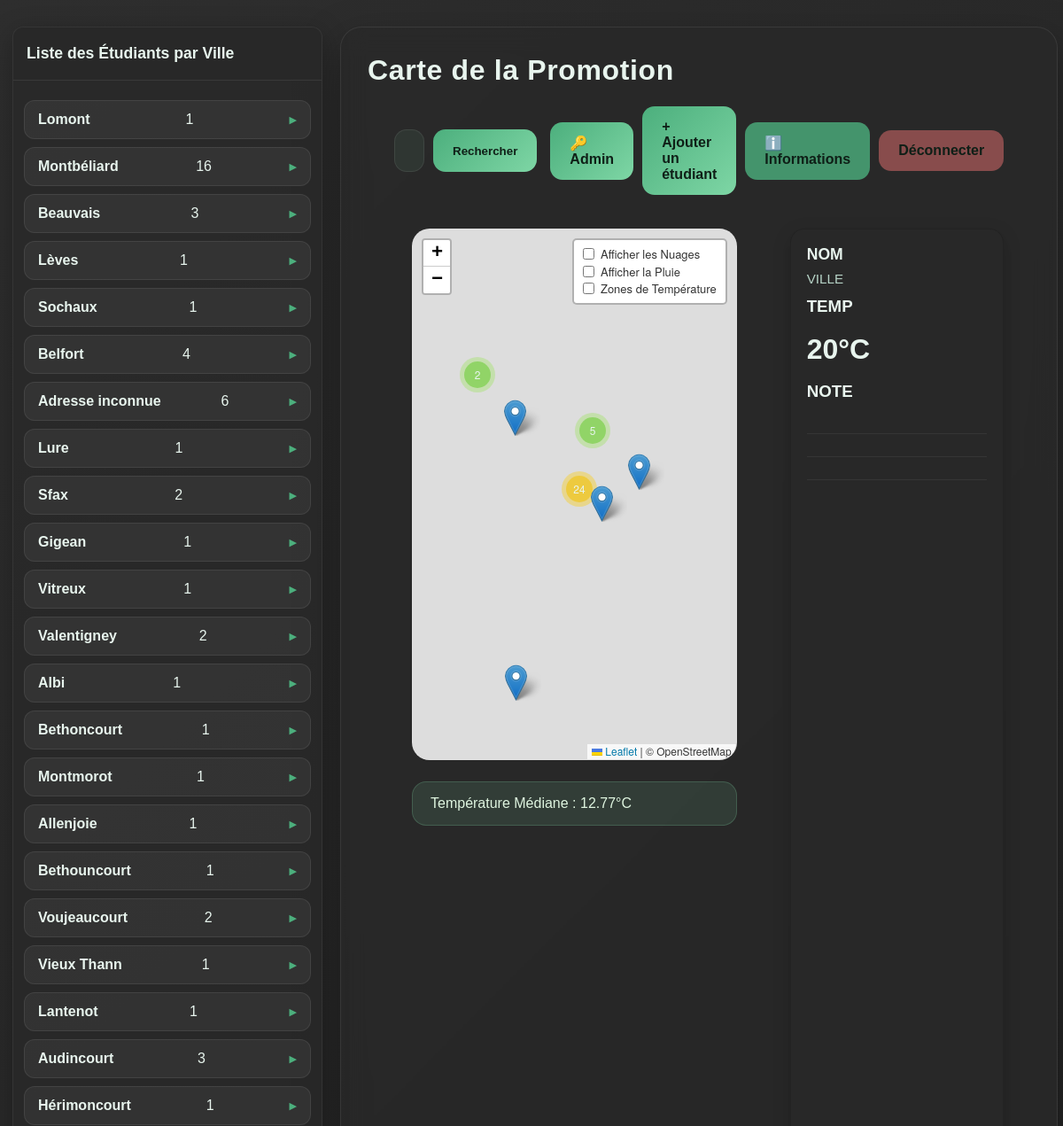
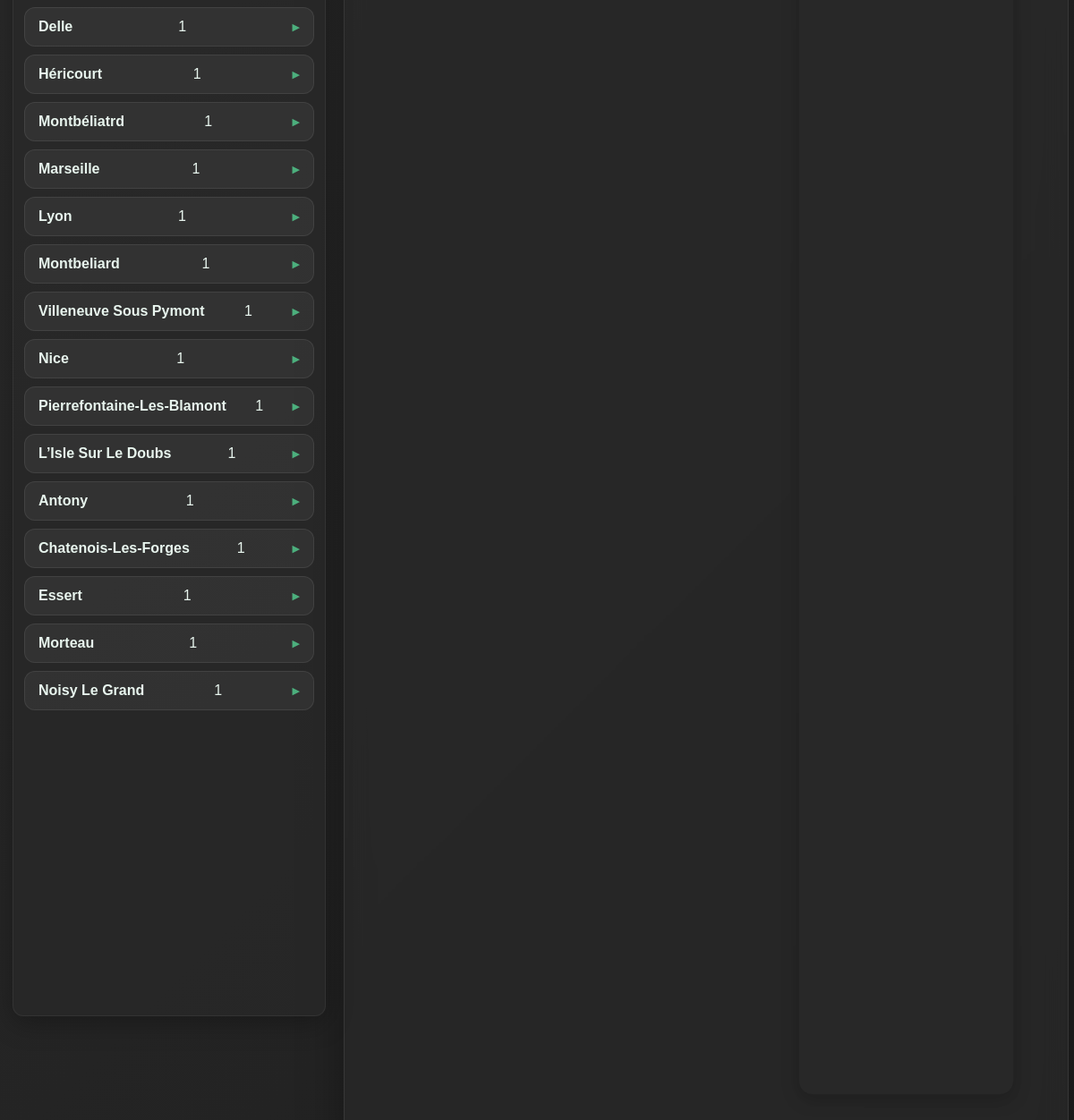
/map (signed in), run on the app's committed database (2 pictures, top to bottom).
### tables this page shows
CREATE TABLE residences (
        id INTEGER PRIMARY KEY AUTOINCREMENT,
        etudiant_id INTEGER,
        ville TEXT NOT NULL,
        adresse TEXT,
        type TEXT,
        date_debut TEXT,
        date_fin TEXT,
        lat REAL,
        lon REAL,
        FOREIGN KEY (etudiant_id) REFERENCES etudiants(id)
    );

### app.py (the view)
@app.route('/map')
def index():
    if not session.get('user_id'):
        return redirect(url_for('home'))
    conn = get_db_connection()
    query = '''
        SELECT e.id as et_id, e.nom, e.prenom,
               r.id as res_id, r.ville, r.adresse, r.lat, r.lon, r.type,
               m.temp, m.description
        FROM etudiants e
        JOIN residences r ON e.id = r.etudiant_id
        LEFT JOIN releves_meteo m
          ON m.id = (
              SELECT id
              FROM releves_meteo
              WHERE residence_id = r.id
              ORDER BY date_releve DESC
              LIMIT 1
          )
        ORDER BY e.nom ASC, r.type DESC
    '''
    rows = conn.execute(query).fetchall()
    releves = []
    points_gps = []
    temps_liste = []
    grouped_addresses = {}
    grouped_cities = {}
    for row in rows:
        releves.append(row)
        if row['temp'] is not None:
            temps_liste.append(row['temp'])
        type_clean = str(row['type']).lower().strip()
        student_key = f"{row['prenom']} {row['nom']}"
        icone = "🏠" if type_clean == "principale" else "🏢"
        student_info = f"{icone} {student_key} ({type_clean}) - {row['temp'] or '--'}°C"
        raw_city = (row['ville'] or '').strip()
        city_key = raw_city.lower() if raw_city else 'adresse inconnue'
        city_display = raw_city.title() if raw_city else 'Adresse inconnue'
        if city_key not in grouped_cities:
            grouped_cities[city_key] = {
                'ville': city_display,
                'students': {}
            }
        grouped_cities[city_key]['students'][student_key] = {
            'info': student_info,
            'et_id': row['et_id'],
            'adresse': row['adresse'] or ''
        }
        if row['lat'] and row['lon']:
            adresse_propre = row['adresse'].strip() if row['adresse'] and str(row['adresse']).strip() else None
            if adresse_propre:
                key = (row['lat'], row['lon'], adresse_propre)
                address_label = adresse_propre
            else:
                key = (row['lat'], row['lon'], f"{city_display} - résidence {row['res_id']}")
                address_label = f"{city_display} (adresse inconnue #{row['res_id']})"
            popup_student = f"{icone} {student_key} ({type_clean}) - {row['temp'] or '--'}°C"
            if key not in grouped_addresses:
                grouped_addresses[key] = {
                    'lat': row['lat'],
                    'lon': row['lon'],
                    'ville': row['ville'],
                    'adresse': address_label,
                    'students': {}
                }
            grouped_addresses[key]['students'][student_key] = {
                'popup': popup_student,
                'et_id': row['et_id']
            }
    for point in grouped_addresses.values():
        student_items = sorted(point['students'].items(), key=lambda kv: kv[0])
        student_list = [v['popup'] for k, v in student_items]
        student_names = [k for k, v in student_items]
        student_ids = [v['et_id'] for k, v in student_items]
        popup_content = (
            f"<b>{point['adresse']}</b><br><small>{point['ville']}</small><br>"
            + "<br>".join(student_list)
        )
        points_gps.append({
            'lat': point['lat'],
            'lon': point['lon'],
            'popup': popup_content,
            'city': point['ville'],
            'adresse': point['adresse'],
            'student_names': student_names,
            'student_ids': student_ids,
            'search': ' '.join([str(point['ville'] or ''), str(point['adresse'] or '')] + student_names).lower()
        })
    mediane = round(statistics.median(temps_liste), 2) if temps_liste else 0
    conn.close()
    return render_template('index.html',
                           releves=releves,
                           mediane=mediane,
                           points=points_gps,
                           grouped_cities=list(grouped_cities.values()))

### app.py (called while the page is built, shortened)
def get_db_connection():
    conn = sqlite3.connect(DB_NAME)
    conn.row_factory = sqlite3.Row
    return conn

def get_user_by_username(username):
    conn = get_db_connection()
    user = conn.execute('SELECT * FROM users WHERE username = ?', (username,)).fetchone()
    conn.close()
    return user

def get_current_user():
    if session.get('user_id'):
        user = get_user_by_username(session.get('username', ''))
        return user
    return None

@app.context_processor
def inject_current_user():
    return {'current_user': get_current_user()}

@app.before_request
def start_weather_updates():
    global weather_thread_started

### templates/index.html (shortened to what this page needs)
    <!DOCTYPE html>
    <html lang="fr">
    <head>
        <link rel="stylesheet" href="{{ url_for('static', filename='css/leaflet.css') }}" />
        <link rel="stylesheet" href="{{ url_for('static', filename='css/MarkerCluster.css') }}" />
        <link rel="stylesheet" href="{{ url_for('static', filename='css/MarkerCluster.Default.css') }}" />
    </head>
    <body>
        <div class="conteneur">
            <aside class="left-panel" aria-label="Liste des étudiants">
                <h2 style="margin-top:0; padding: 15px; background: var(--card-bg-solid); border-radius: 12px 12px 0 0; font-size: 1.1rem; border-bottom: 1px solid var(--border-color);">
                    Liste des Étudiants par Ville
                </h2>
                <div class="left-scroll">
                    <div class="city-grid">
                        {% for city in grouped_cities %}
                        <details class="city-card" data-city="{{ city.ville }}">
                            <summary>
                                <h2>{{ city.ville }}</h2>
                                <span class="badge">{{ city.students|length }}</span>
                            </summary>
                        </details>
                        {% endfor %}
                    </div>
                </div>
            </aside>
            <div class="carte">
                <div class="entete-carte">
                    <h1>Carte de la Promotion</h1>
                </div>
                <div class="toolbar">
                    <div class="search-box">
                        <form id="searchForm" style="width:100%; display:flex; gap:10px;" onsubmit="return false;">
                            <input type="text" id="searchInput" placeholder="Chercher par ville, adresse ou étudiant...">
                            <button type="submit">Rechercher</button>
                        </form>
                    </div>
                    <div style="display: flex; gap: 10px; align-items: center;">
                        {% if current_user and current_user.role == 'admin' %}
                        <a href="/admin" class="button">🔑 Admin</a>
                        {% endif %}
                        <a href="/ajouter" class="button">+ Ajouter un étudiant</a>
                        <a href="/infos" class="button" style="background: rgba(76, 175, 125, 0.8);">ℹ️ Informations</a>
                        <a href="/logout" class="button" style="background: rgba(200,100,100,0.6);">Déconnecter</a>
                    </div>
                </div>
                <div class="section">
                    <div class="layout">
                        <main class="right-panel">
                            <div id="map"></div>
                            <div class="alert-info">Température Médiane : {{ mediane }}°C</div>
                        </main>
                        <aside class="right-card" aria-label="Fiche étudiant / météo">
                            <h2 id="rc_name">NOM</h2>
                            <div id="rc_location" class="location">VILLE</div>
                            <h3 style="margin-top:12px;">TEMP</h3>
                            <div class="temp-section">
                                <span id="rc_temp">20°C</span>
                            </div>
                            <div class="note-section" style="margin-top:18px;">
                                <h3>NOTE</h3>
                                <div id="rc_notes">
                                    <div style="height:18px;margin:8px 0;border-bottom:1px solid rgba(255,255,255,0.06);"></div>
                                    <div style="height:18px;margin:8px 0;border-bottom:1px solid rgba(255,255,255,0.06);"></div>
                                    <div style="height:18px;margin:8px 0;border-bottom:1px solid rgba(255,255,255,0.06);"></div>
                                </div>
                            </div>
                        </aside>
                    </div>
                </div>
            </div>
        </div>
    </body>
    </html>

### data on the page
residences: ville "Lomont", students|length "1"
residences: ville "Lèves", students|length "1"
residences: ville "Sochaux", students|length "1"
residences: ville "Lure", students|length "1"
residences: ville "Gigean", students|length "1"
residences: ville "Vitreux", students|length "1"
residences: ville "Albi", students|length "1"
residences: ville "Bethoncourt", students|length "1"
residences: ville "Montmorot", students|length "1"
residences: ville "Allenjoie", students|length "1"
residences: ville "Bethouncourt", students|length "1"
residences: ville "Vieux Thann", students|length "1"
residences: ville "Lantenot", students|length "1"
residences: ville "Hérimoncourt", students|length "1"
residences: ville "Delle", students|length "1"
residences: ville "Héricourt", students|length "1"
residences: ville "Montbéliatrd", students|length "1"
residences: ville "Marseille", students|length "1"
residences: ville "Lyon", students|length "1"
residences: ville "Montbeliard", students|length "1"
residences: ville "Villeneuve Sous Pymont", students|length "1"
residences: ville "Nice", students|length "1"
residences: ville "Pierrefontaine-Les-Blamont", students|length "1"
residences: ville "L’Isle Sur Le Doubs", students|length "1"
residences: ville "Antony", students|length "1"
residences: ville "Chatenois-Les-Forges", students|length "1"
residences: ville "Essert", students|length "1"
residences: ville "Morteau", students|length "1"
residences: ville "Noisy Le Grand", students|length "1"

### other printed values
{{ city.ville }} "Montbéliard" "Beauvais" "Belfort" "Adresse inconnue" "Sfax" "Valentigney" "Voujeaucourt" "Audincourt"
{{ city.students|length }} "16" "3" "4" "6" "2" "2" "2" "3"
{{ mediane }} "12.77"
